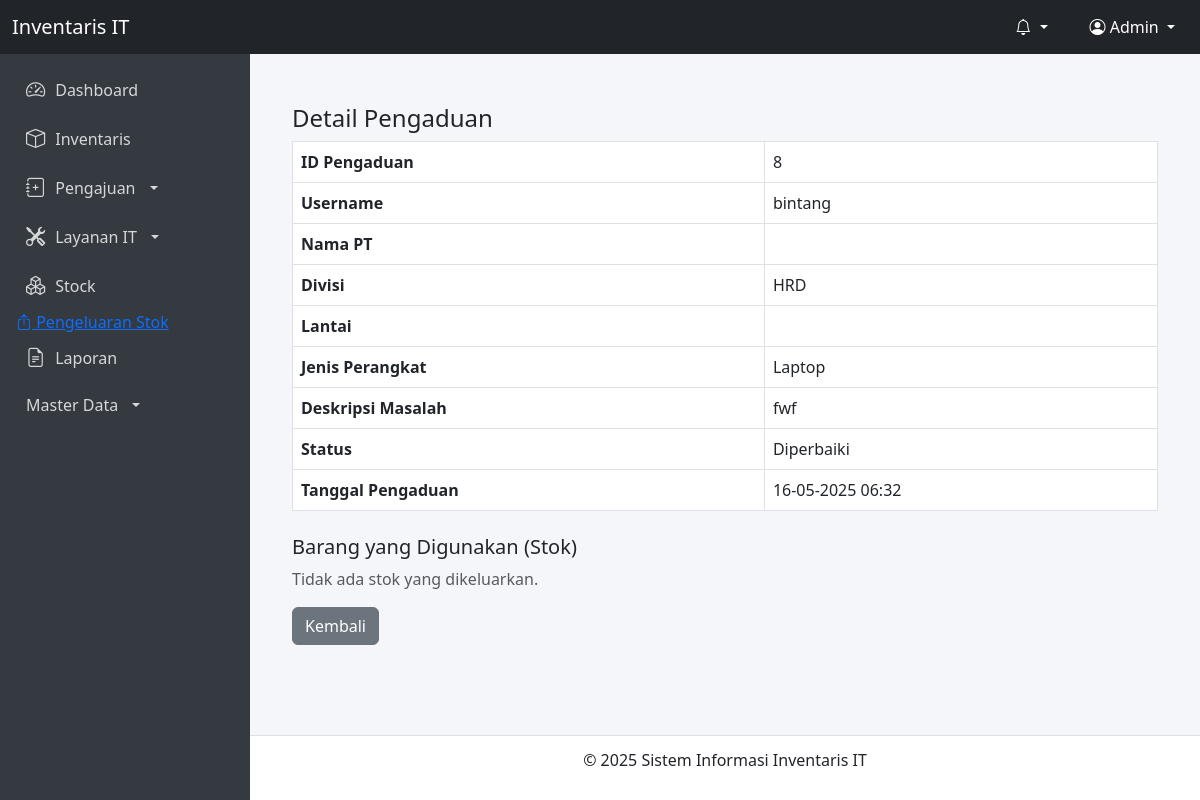
The app's page /layanan_it/pengaduan_detail.php?id=8 (signed in) with its own data.
### tables this page shows
CREATE TABLE `pengaduan` (
  `id_pengaduan` int(25) NOT NULL,
  `id_user` int(25) NOT NULL,
  `nama_pt` varchar(100) DEFAULT NULL,
  `divisi` varchar(100) NOT NULL,
  `lantai` varchar(10) DEFAULT NULL,
  `jenis_perangkat` varchar(50) NOT NULL,
  `deskripsi_masalah` text NOT NULL,
  `tindakan` text DEFAULT NULL,
  `tanggal_pengaduan` datetime DEFAULT current_timestamp(),
  `status` enum('Pending','Diproses','Diperbaiki','Tidak Bisa Diperbaiki') DEFAULT 'Diproses',
  `tindakan_perbaikan` text DEFAULT NULL,
  `pic_it` varchar(100) DEFAULT NULL,
  `tanggal_perbaikan` datetime DEFAULT NULL,
  `kode_barang` varchar(50) DEFAULT NULL,
  `spesifikasi` text DEFAULT NULL
);

CREATE TABLE `users` (
  `id` int(11) NOT NULL,
  `username` varchar(50) NOT NULL,
  `password` varchar(255) NOT NULL,
  `role` enum('Admin','Manajer','Karyawan') NOT NULL,
  `timestamp` timestamp NOT NULL DEFAULT current_timestamp() ON UPDATE current_timestamp()
);

### layanan_it/pengaduan_detail.php (the view, shortened to what this page needs)
<?php
include('../layouts/header.php');
include('../layouts/sidebar.php');
$id_pengaduan = intval($_GET['id']);
$query = $conn->prepare("SELECT p.*, u.username
                         FROM pengaduan p
                         JOIN users u ON p.id_user = u.id
                         WHERE p.id_pengaduan = ?");
$query->bind_param("i", $id_pengaduan);
$query->execute();
$result = $query->get_result();
$data = $result->fetch_assoc();
?>
<div class="content">
    <div class="container mt-4">
        <h4>Detail Pengaduan</h4>
        <table class="table table-bordered">
            <tr>
                <th>ID Pengaduan</th>
                <td><?= htmlspecialchars($data['id_pengaduan']) ?></td>
            </tr>
            <tr>
                <th>Username</th>
                <td><?= htmlspecialchars($data['username']) ?></td>
            </tr>
            <tr>
                <th>Nama PT</th>
                <td><?= htmlspecialchars($data['nama_pt']) ?></td>
            </tr>
            <tr>
                <th>Divisi</th>
                <td><?= htmlspecialchars($data['divisi']) ?></td>
            </tr>
            <tr>
                <th>Lantai</th>
                <td><?= htmlspecialchars($data['lantai']) ?></td>
            </tr>
            <tr>
                <th>Jenis Perangkat</th>
                <td><?= htmlspecialchars($data['jenis_perangkat']) ?></td>
            </tr>
            <tr>
                <th>Deskripsi Masalah</th>
                <td><?= nl2br(htmlspecialchars($data['deskripsi_masalah'])) ?></td>
            </tr>
            <tr>
                <th>Status</th>
                <td><?= htmlspecialchars($data['status']) ?></td>
            </tr>
            <tr>
                <th>Tanggal Pengaduan</th>
                <td><?= date('d-m-Y H:i', strtotime($data['tanggal_pengaduan'])) ?></td>
            </tr>
        </table>
        <h5 class="mt-4">Barang yang Digunakan (Stok)</h5>
        <?php
        $sql_stok = $conn->prepare("SELECT ps.jumlah, sb.nama_barang, sb.satuan
                            FROM pengeluaran_stok ps
                            JOIN stok_barang sb ON ps.id_barang = sb.id_barang
                            WHERE ps.id_pengaduan = ?");
        $sql_stok->bind_param("i", $id_pengaduan);
        $sql_stok->execute();
        $stok_result = $sql_stok->get_result();
        ?>
        <?php if ($stok_result->num_rows > 0): ?>
            <table class="table table-bordered">
                <thead>
                    <tr>
                        <th>Nama Barang</th>
                        <th>Jumlah</th>
                        <th>Satuan</th>
                    </tr>
                </thead>
                <tbody>
                    <?php while ($stok = $stok_result->fetch_assoc()): ?>
                        <tr>
                            <td><?= htmlspecialchars($stok['nama_barang']) ?></td>
                            <td><?= (int) $stok['jumlah'] ?></td>
                            <td><?= htmlspecialchars($stok['satuan']) ?></td>
                        </tr>
                    <?php endwhile; ?>
                </tbody>
            </table>
        <?php else: ?>
            <div class="text-muted">Tidak ada stok yang dikeluarkan.</div>
        <?php endif; ?>
        <a href="pengaduan_list.php" class="btn btn-secondary mt-3">Kembali</a>
    </div>
</div>
<?php include('../layouts/footer.php'); ?>

### layouts/header.php (style rules this page uses)
body { margin: 0; font-family: 'Segoe UI', Tahoma, Geneva, Verdana, sans-serif; background-color: #f5f6fa; }
.content { margin-left: 250px; padding: 80px 30px 60px 30px; min-height: calc(100vh - 56px - 50px); }

### records on screen
pengaduan: id_pengaduan "8", id_user.username "bintang", divisi "HRD", jenis_perangkat "Laptop", deskripsi_masalah "fwf", status "Diperbaiki", tanggal_pengaduan "16-05-2025 06:32"
